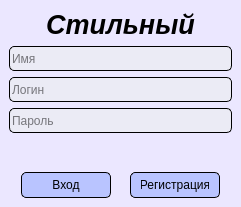
<?xml version="1.0" encoding="UTF-8"?>
<ui version="4.0">
 <class>LoginWindow</class>
 <widget class="QMainWindow" name="LoginWindow">
  <property name="geometry">
   <rect>
    <x>0</x>
    <y>0</y>
    <width>241</width>
    <height>207</height>
   </rect>
  </property>
  <property name="windowTitle">
   <string>MainWindow</string>
  </property>
  <property name="styleSheet">
   <string notr="true">background-color: rgb(235, 231, 255);</string>
  </property>
  <property name="tabShape">
   <enum>QTabWidget::Triangular</enum>
  </property>
  <widget class="QWidget" name="centralwidget">
   <layout class="QVBoxLayout" name="verticalLayout_4">
    <item>
     <layout class="QVBoxLayout" name="verticalLayout_3">
      <item>
       <widget class="QLabel" name="label">
        <property name="font">
         <font>
          <pointsize>20</pointsize>
          <italic>true</italic>
          <bold>true</bold>
          <strikeout>false</strikeout>
          <stylestrategy>PreferDefault</stylestrategy>
         </font>
        </property>
        <property name="layoutDirection">
         <enum>Qt::LeftToRight</enum>
        </property>
        <property name="text">
         <string>Cтильный</string>
        </property>
        <property name="textFormat">
         <enum>Qt::AutoText</enum>
        </property>
        <property name="alignment">
         <set>Qt::AlignCenter</set>
        </property>
       </widget>
      </item>
      <item>
       <layout class="QVBoxLayout" name="verticalLayout_2">
        <item>
         <layout class="QVBoxLayout" name="verticalLayout">
          <item>
           <widget class="QLineEdit" name="name">
            <property name="sizePolicy">
             <sizepolicy hsizetype="Expanding" vsizetype="Minimum">
              <horstretch>0</horstretch>
              <verstretch>0</verstretch>
             </sizepolicy>
            </property>
            <property name="minimumSize">
             <size>
              <width>0</width>
              <height>25</height>
             </size>
            </property>
            <property name="autoFillBackground">
             <bool>false</bool>
            </property>
            <property name="styleSheet">
             <string notr="true">background-color: rgb(235, 235, 245);
border-radius: 5px;
border: 1px solid dlack</string>
            </property>
            <property name="text">
             <string/>
            </property>
            <property name="dragEnabled">
             <bool>false</bool>
            </property>
            <property name="readOnly">
             <bool>false</bool>
            </property>
            <property name="placeholderText">
             <string>Имя</string>
            </property>
            <property name="clearButtonEnabled">
             <bool>false</bool>
            </property>
           </widget>
          </item>
          <item>
           <spacer name="verticalSpacer">
            <property name="orientation">
             <enum>Qt::Vertical</enum>
            </property>
            <property name="sizeHint" stdset="0">
             <size>
              <width>13</width>
              <height>18</height>
             </size>
            </property>
           </spacer>
          </item>
          <item>
           <widget class="QLineEdit" name="login">
            <property name="sizePolicy">
             <sizepolicy hsizetype="Expanding" vsizetype="Minimum">
              <horstretch>0</horstretch>
              <verstretch>0</verstretch>
             </sizepolicy>
            </property>
            <property name="minimumSize">
             <size>
              <width>0</width>
              <height>25</height>
             </size>
            </property>
            <property name="autoFillBackground">
             <bool>false</bool>
            </property>
            <property name="styleSheet">
             <string notr="true">background-color: rgb(235, 235, 245);
border-radius: 5px;
border: 1px solid dlack</string>
            </property>
            <property name="text">
             <string/>
            </property>
            <property name="dragEnabled">
             <bool>false</bool>
            </property>
            <property name="readOnly">
             <bool>false</bool>
            </property>
            <property name="placeholderText">
             <string>Логин</string>
            </property>
            <property name="clearButtonEnabled">
             <bool>false</bool>
            </property>
           </widget>
          </item>
          <item>
           <spacer name="verticalSpacer_2">
            <property name="orientation">
             <enum>Qt::Vertical</enum>
            </property>
            <property name="sizeHint" stdset="0">
             <size>
              <width>13</width>
              <height>18</height>
             </size>
            </property>
           </spacer>
          </item>
          <item>
           <widget class="QLineEdit" name="password">
            <property name="sizePolicy">
             <sizepolicy hsizetype="Expanding" vsizetype="Minimum">
              <horstretch>0</horstretch>
              <verstretch>0</verstretch>
             </sizepolicy>
            </property>
            <property name="minimumSize">
             <size>
              <width>0</width>
              <height>25</height>
             </size>
            </property>
            <property name="mouseTracking">
             <bool>true</bool>
            </property>
            <property name="tabletTracking">
             <bool>false</bool>
            </property>
            <property name="acceptDrops">
             <bool>true</bool>
            </property>
            <property name="autoFillBackground">
             <bool>false</bool>
            </property>
            <property name="styleSheet">
             <string notr="true">background-color: rgb(235, 235, 245);
border-radius: 5px;
border: 1px solid dlack</string>
            </property>
            <property name="inputMethodHints">
             <set>Qt::ImhHiddenText|Qt::ImhNoAutoUppercase|Qt::ImhNoPredictiveText|Qt::ImhSensitiveData</set>
            </property>
            <property name="inputMask">
             <string/>
            </property>
            <property name="text">
             <string/>
            </property>
            <property name="echoMode">
             <enum>QLineEdit::Password</enum>
            </property>
            <property name="dragEnabled">
             <bool>false</bool>
            </property>
            <property name="readOnly">
             <bool>false</bool>
            </property>
            <property name="placeholderText">
             <string>Пароль</string>
            </property>
            <property name="clearButtonEnabled">
             <bool>false</bool>
            </property>
           </widget>
          </item>
          <item>
           <spacer name="verticalSpacer_3">
            <property name="orientation">
             <enum>Qt::Vertical</enum>
            </property>
            <property name="sizeHint" stdset="0">
             <size>
              <width>20</width>
              <height>60</height>
             </size>
            </property>
           </spacer>
          </item>
         </layout>
        </item>
        <item>
         <layout class="QHBoxLayout" name="horizontalLayout">
          <item>
           <spacer name="horizontalSpacer_2">
            <property name="orientation">
             <enum>Qt::Horizontal</enum>
            </property>
            <property name="sizeHint" stdset="0">
             <size>
              <width>40</width>
              <height>20</height>
             </size>
            </property>
           </spacer>
          </item>
          <item>
           <widget class="QPushButton" name="login_btn">
            <property name="minimumSize">
             <size>
              <width>90</width>
              <height>0</height>
             </size>
            </property>
            <property name="styleSheet">
             <string notr="true">QPushButton {
	background-color: rgb(185, 196, 255);
	padding: 5 10 5 10;
	border:1px solid black;
	border-radius: 5px;
}

QPushButton:hover {
	background-color: rgb(155, 155, 224);
}

QPushButton:pressed {
	background-color: rgb(140, 140, 207);
}</string>
            </property>
            <property name="text">
             <string>Вход</string>
            </property>
           </widget>
          </item>
          <item>
           <spacer name="horizontalSpacer">
            <property name="orientation">
             <enum>Qt::Horizontal</enum>
            </property>
            <property name="sizeHint" stdset="0">
             <size>
              <width>40</width>
              <height>20</height>
             </size>
            </property>
           </spacer>
          </item>
          <item>
           <widget class="QPushButton" name="registrate_btn">
            <property name="minimumSize">
             <size>
              <width>90</width>
              <height>0</height>
             </size>
            </property>
            <property name="styleSheet">
             <string notr="true">QPushButton {
	background-color: rgb(185, 196, 255);
	padding: 5 10 5 10;
	border:1px solid black;
	border-radius: 5px;
}

QPushButton:hover {
	background-color: rgb(155, 155, 224);
}

QPushButton:pressed {
	background-color: rgb(140, 140, 207);
}</string>
            </property>
            <property name="text">
             <string>Регистрация</string>
            </property>
           </widget>
          </item>
          <item>
           <spacer name="horizontalSpacer_3">
            <property name="orientation">
             <enum>Qt::Horizontal</enum>
            </property>
            <property name="sizeHint" stdset="0">
             <size>
              <width>40</width>
              <height>20</height>
             </size>
            </property>
           </spacer>
          </item>
         </layout>
        </item>
       </layout>
      </item>
     </layout>
    </item>
   </layout>
  </widget>
 </widget>
 <tabstops>
  <tabstop>login</tabstop>
  <tabstop>password</tabstop>
  <tabstop>login_btn</tabstop>
  <tabstop>registrate_btn</tabstop>
 </tabstops>
 <resources/>
 <connections/>
</ui>
